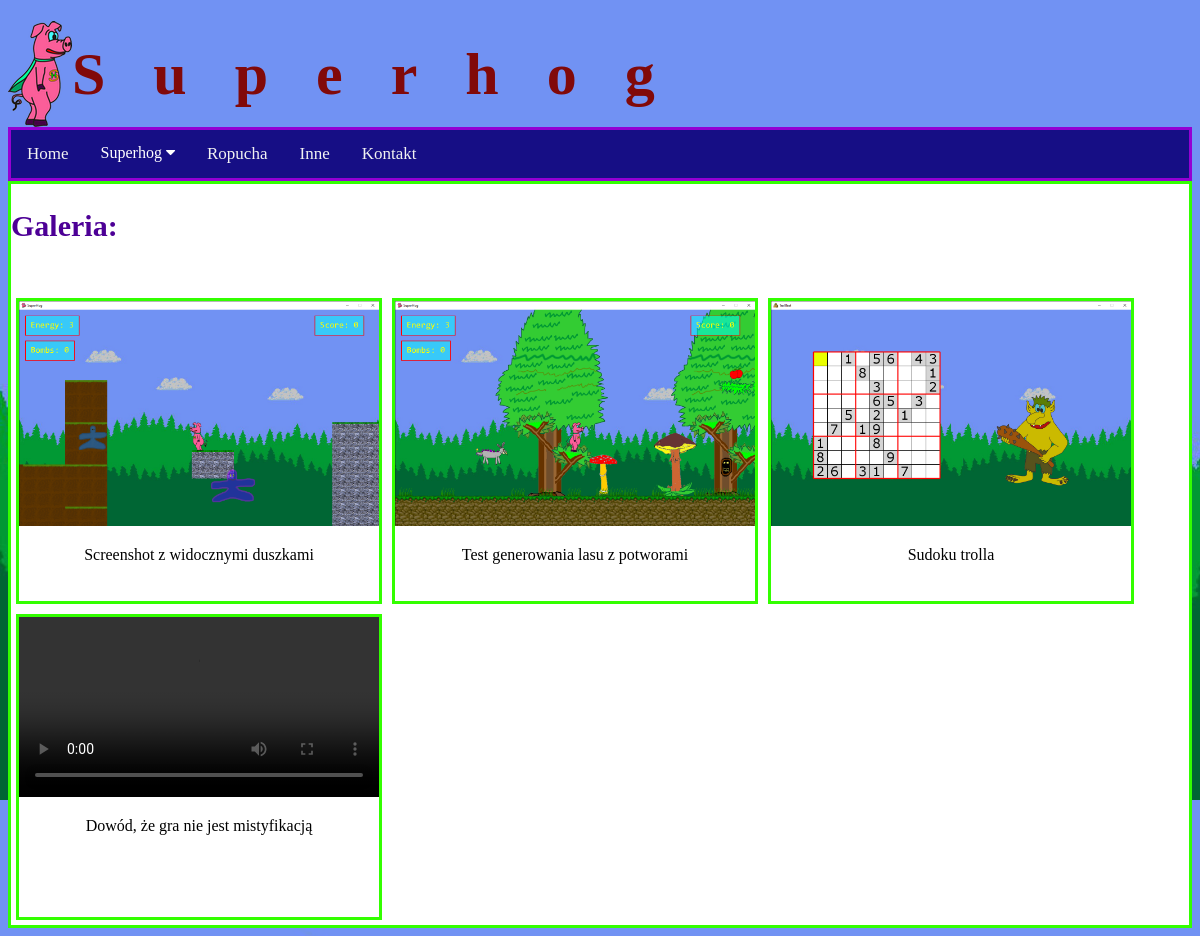
/gallery, run on an earlier commit of the app's database.
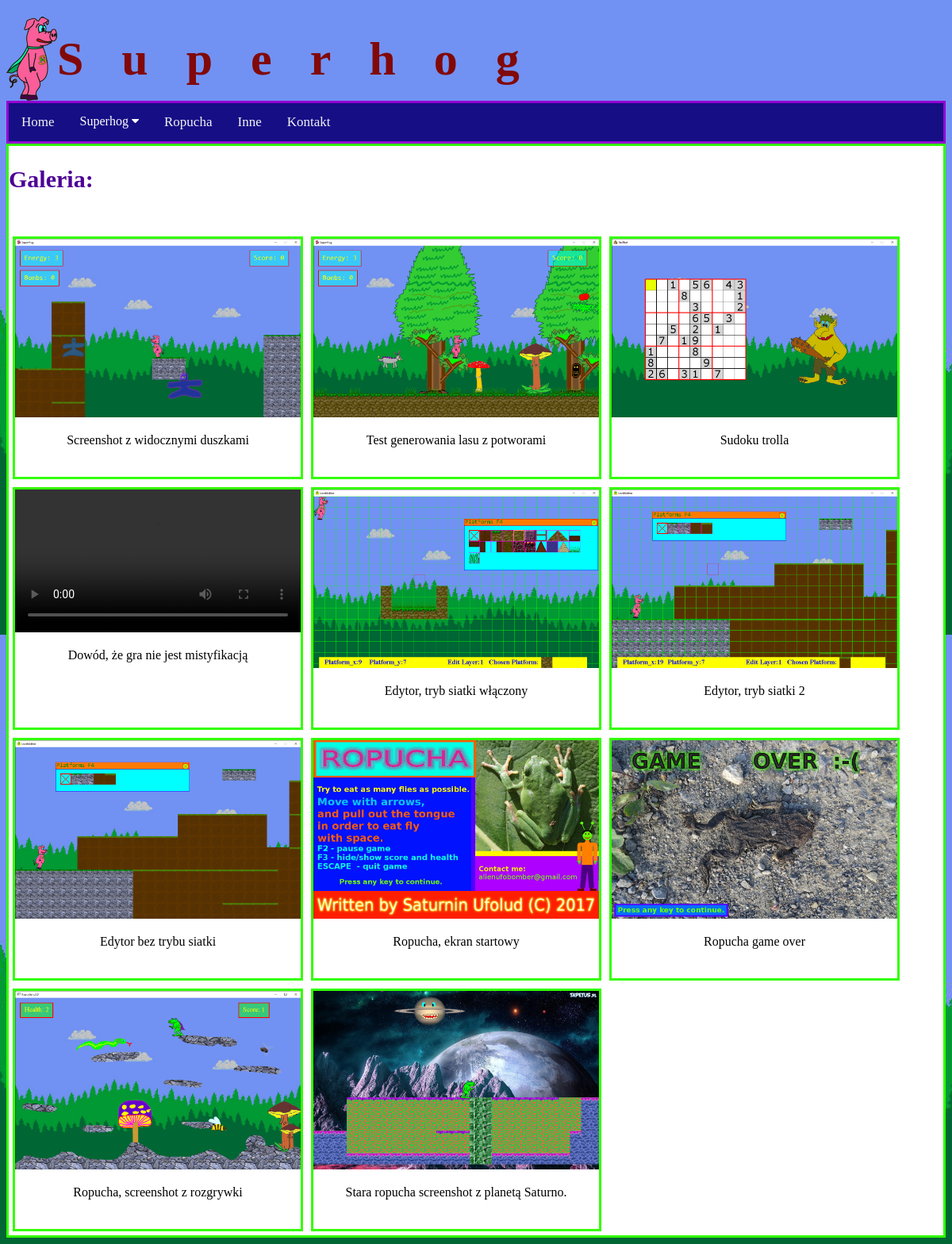
And on a later commit of the database.
### superhog_app/models.py (models this page shows, shortened)
class ExternalFileInfo(models.Model):
    PICTURE = 0
    VIDEO_MP4 = 1
    TEXT = 2
    SOURCE_CODE = 3
    OTHER = 4
    FILE_TYPE_CHOICES = [
        (0, "Picture"),
        (1, "Video"),
        (2, "Text"),
        (3, "Source code"),
        (4, "Other"),
    ]
    filetype = models.SmallIntegerField(choices = FILE_TYPE_CHOICES, default=PICTURE)
    description = models.CharField(max_length = 45, default ="")
    internal_path = models.CharField(max_length = 256)
    @property
    def get_url(self):
        return "sh_app/" + self.internal_path

### superhog_app/views.py (the view)
# urls.py: path('gallery', views.GalleryView.as_view(), name = "gallery"),
class GalleryView(generic.ListView):
    template_name = "sh_app/all_gallery.html"
    context_object_name = "gallery"
    def get_queryset(self):
        return ExternalFileInfo.objects.all()

### superhog_app/templates/sh_app/all_gallery.html (shortened to what this page needs)
{% extends "sh_app/base.html" %}
{% load static %}
{% block article %}
<h1 class = "sh-article-title">Galeria:</h1>
{% include "sh_app/image_gallery.html" with image_set=gallery %}
{% endblock %}

### superhog_app/templates/sh_app/base.html (shortened to what this page needs)
<!DOCTYPE html>
<html>
{% load static %}
<head>
    <link rel="stylesheet" href="https://cdnjs.cloudflare.com/ajax/libs/font-awesome/4.7.0/css/font-awesome.min.css">
    <link rel="stylesheet" type="text/css" href="{% static 'sh_app/superhog.css' %}">
</head>
<body>
    <header class="SH-Header">
        <h1>
            <img src="{% static 'sh_app/hog1.png' %}" id="static_hog" style ="position: relative;"  onclick="walking_hog()"/>
            <span class = "xd">Superhog</span></h1>
        {% include "sh_app/nav.html" %}
    </header>
    <article>
        {% block article %}
        {% endblock %}
    </article>
</body>

### superhog_app/templates/sh_app/nav.html (shortened to what this page needs)
{% load lineage %}
<nav>
    <div class="topnav" id="myTopnav">
        <a href="/index" class=" {% ancestor '/index' %}">Home</a>
        <div class="dropdown">
            <button class="dropbtn">Superhog
                <i class="fa fa-caret-down"></i> </button>
        </div>
        <a href="/ropucha" class=" {% ancestor '/ropucha' %}">Ropucha</a>
        <a href="/content_list" class=" {% ancestor '/content_list' %}">Inne</a>
        <a href="/contact_me" class=" {% ancestor '/contact_me' %}">Kontakt</a>
    </div>
</nav>

### superhog_app/templates/sh_app/image_gallery.html
{% load static %}
<div class = "gc1">
    {% for file1 in image_set %}
    <div class = "g1">
        {% if file1.filetype == 0 %}
        <a href = "{% static file1.get_url %}" target="_blank">
            <img src = "{% static file1.get_url %}"/>
        </a>
        {% elif file1.filetype == 1 %}
        <video controls style="width:100%; max-width: 800px; height: auto;">
            <source src="{% static file1.get_url %}" type="video/mp4"/>
        </video>
        {% endif %}
        <div class="desc">
            <p>
                {{file1.description}}
            </p>
        </div>
    </div>
    {% endfor %}
</div>

### superhog_app/static/sh_app/superhog.css (style rules this page uses)
h1 { display: flex; align-items:center; margin-bottom: 0px; }
body { background-image: url("forest1.jpg"); }
.xd { letter-spacing: 4vw; color: rgb(129, 9, 9); font-weight: bold; font-size: 60px; }
.topnav { border-style: solid; border-width: medium; border-color: darkviolet; background-color: rgb(22, 14, 133); color: rgb(0, 255, 0); overflow: hidden; }
.topnav a { float: left; display: block; color: #f2f2f2; text-align: center; padding: 14px 16px; text-decoration: none; font-size: 17px; }
.dropdown { float: left; overflow: hidden; }
.dropdown .dropbtn { font-size: 16px; border: none; outline: none; color: white; padding: 14px 16px; background-color: inherit; font-family: inherit; margin: 0; }
article { border-style: solid; border-width: medium; border-color: rgb(51, 255, 0); background-color: white; display: block; }
article a { color:rgb(255, 0, 64); }
.sh-article-title { font-weight: bold; font-size: 30px; color: rgb(77, 0, 150); }
.gc1 { margin-top: 50px; overflow: hidden; }
.g1 { border-style: solid; border-width: medium; border-color: rgb(51, 255, 0); background-color: white; margin: 5px; float: left; display: block; width: 360px; height: 300px; }
.g1 img { width: 100%; height: auto; }
.g1 .desc { text-align: center; vertical-align: center; }

What changed in the data, as far as the page shows it:
added ExternalFileInfo: internal_path (picture), description "Edytor, tryb siatki włączony"
added ExternalFileInfo: internal_path (picture), description "Edytor, tryb siatki 2"
added ExternalFileInfo: internal_path (picture), description "Edytor bez trybu siatki"
added ExternalFileInfo: internal_path (picture), description "Ropucha, ekran startowy"
added ExternalFileInfo: internal_path (picture), description "Ropucha game over"
added ExternalFileInfo: internal_path (picture), description "Ropucha, screenshot z rozgrywki"
added ExternalFileInfo: internal_path (picture), description "Stara ropucha screenshot z planetą Saturno."
